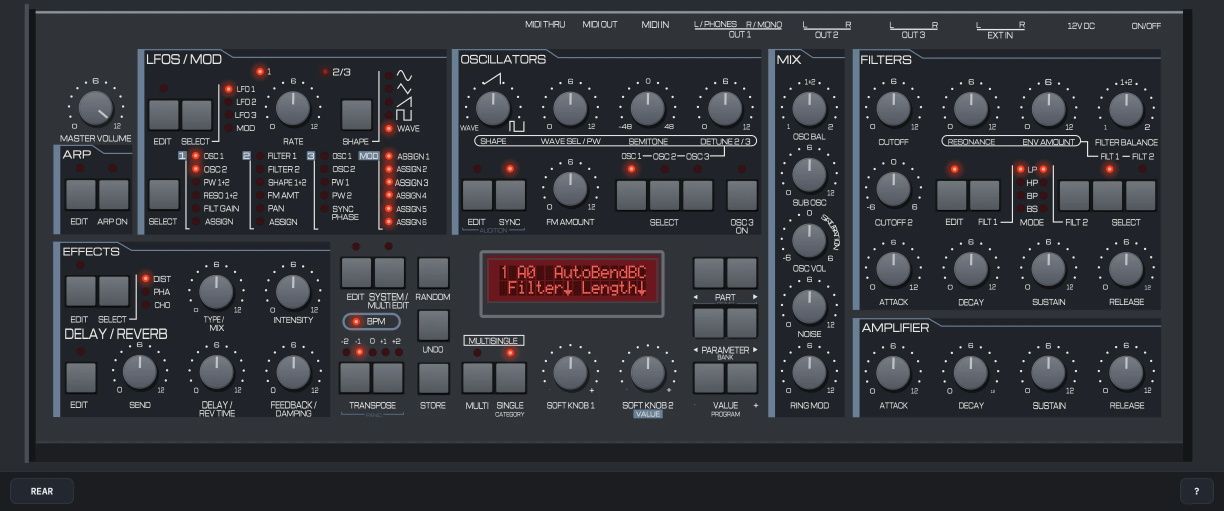
#> input picture website/src/assets/ac-digital-vc/panel.webp, 2448 x 1022 px, given in place of Korg_Synthesizer_MS-20.jpg, which was not available (shown at 1/2 size)
$ python photo_lines.py ../../../../website/src/assets/ac-digital-vc/panel.webp
#> lines starting #> are read from the running program, lines starting #| are printed output that depends on the picture; after the words box and inside, x2 and y2 are one past the last pixel; in counts of white or black regions, pixels touching at a corner belong together
#!/usr/bin/env python3
"""Printed straight lines in the master photo (photo px), for the rectification (docs/panel.md 1).

The panel's section rules, frames and the patch panel's flow lines are long, thin, white, and
either horizontal or vertical in the artwork. They are found with a probabilistic Hough transform
on the print mask, then sampled every 6 px across their length: each sample is the ink-weighted
centre of a perpendicular profile, kept only where the profile shows one clean stroke (so
crossings, legends and arrow heads drop out).

Usage: photo_lines.py OUT_JSON"""
import sys, os
import numpy as np
import cv2

sys.path.insert(0, os.path.dirname(os.path.abspath(__file__)))
import ms20_common as C


def print_mask(g):
    bg = cv2.medianBlur(g.astype(np.uint8), 31).astype(np.float32)
    return ((g - bg) > 70).astype(np.uint8), bg


def sample_line(g, bg, p0, p1, half=9, step=6):
    p0 = np.array(p0, float); p1 = np.array(p1, float)
    L = np.linalg.norm(p1 - p0)
    t = (p1 - p0) / L
    n = np.array([-t[1], t[0]])
    pts = []
    for s in np.arange(4, L - 4, step):
        c = p0 + t * s
        offs = np.arange(-half, half + 0.01, 0.5)
        xs = (c[0] + n[0] * offs).astype(np.float32); ys = (c[1] + n[1] * offs).astype(np.float32)
        v = cv2.remap(g, xs[None, :], ys[None, :], cv2.INTER_LINEAR)[0]
        b = cv2.remap(bg, xs[None, :], ys[None, :], cv2.INTER_LINEAR)[0]
        ink = v - b
        pk = ink.max()
        if pk < 70:
            continue
        on = ink > 0.5 * pk
        # one run only, not touching the window edge
        edges = np.diff(on.astype(int))
        if (edges == 1).sum() + on[0] != 1 or on[0] or on[-1]:
            continue
        i0 = int(np.argmax(on)); i1 = len(on) - int(np.argmax(on[::-1]))
        width = (i1 - i0) * 0.5
        if width < 2 or width > 14:
            continue
        w = np.clip(ink[i0 - 1:i1 + 1], 0, None)
        o = (w * offs[i0 - 1:i1 + 1]).sum() / w.sum()
        pts.append((c[0] + n[0] * o, c[1] + n[1] * o, width))
    return np.array(pts)


def main():
    im = cv2.imread(C.MASTER, cv2.IMREAD_GRAYSCALE).astype(np.float32)
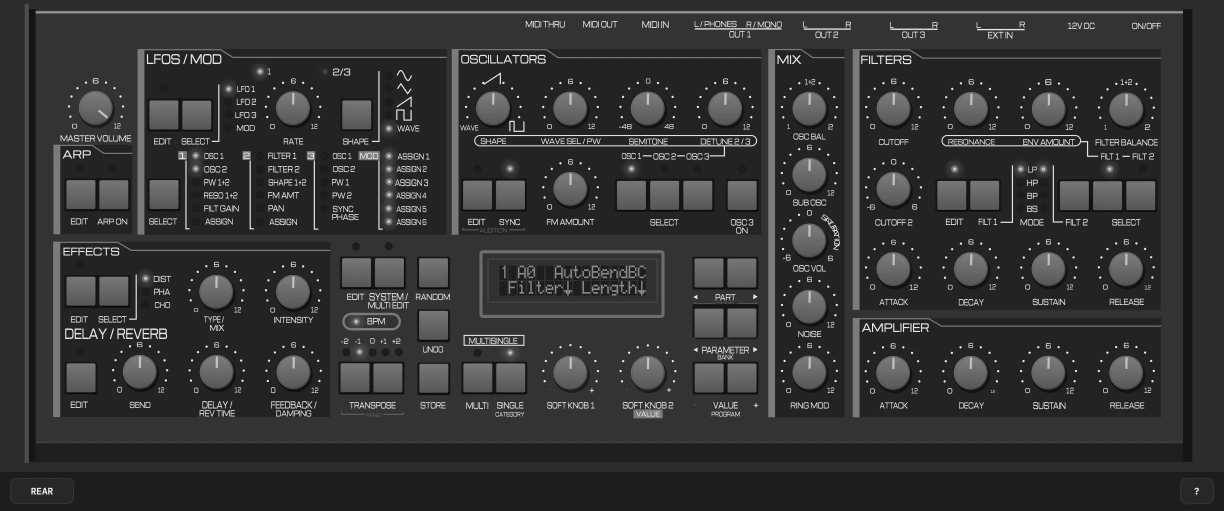
#> im: shape (1022, 2448) float32 (shown at 1/2 size); min 5, max 244, mean 52.5
    m, bg = print_mask(im)
#> in print_mask, `bg = cv2.medianBlur(g.astype(np.uint8), 31).astype(np.float32)`:
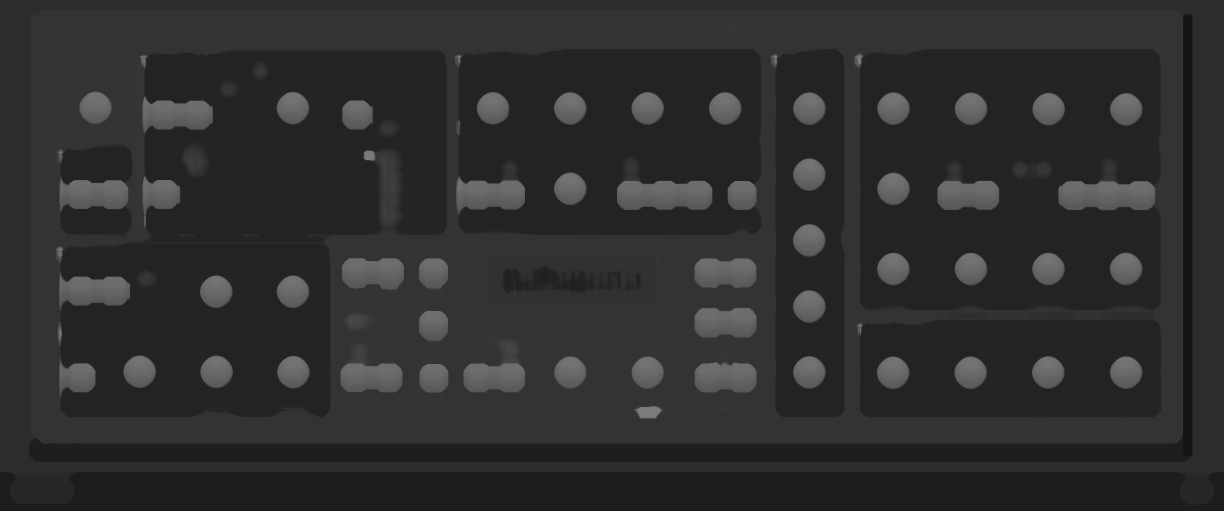
#> bg: shape (1022, 2448) float32 (shown at 1/2 size); min 21, max 124, mean 46
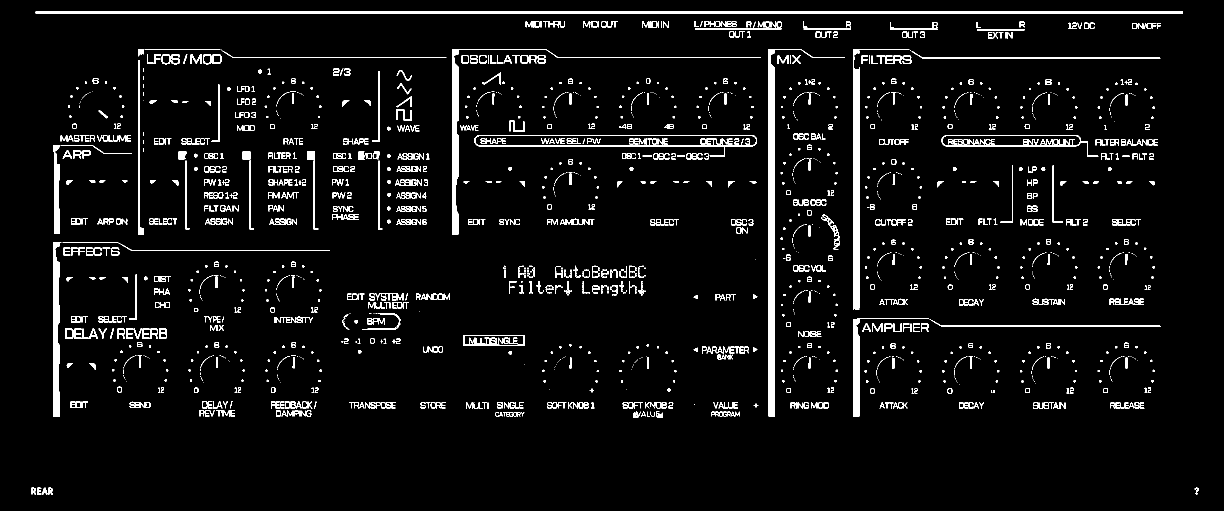
#> m: shape (1022, 2448) (shown at 1/2 size); values 0 (black) and 1 (white), 4.9% white; 1939 white regions (902 under 20 px), largest, box (x1, y1, x2, y2) and area: (1537, 98, 1689, 834) 9643, (71, 22, 2366, 27) 9202, (1706, 99, 1818, 619) 6484
    # thin the search to the panel area (photo px)
    m[:950, :] = 0; m[2760:, :] = 0; m[:, :1150] = 0; m[:, 6650:] = 0
#> after `m[:950, :] = 0`:
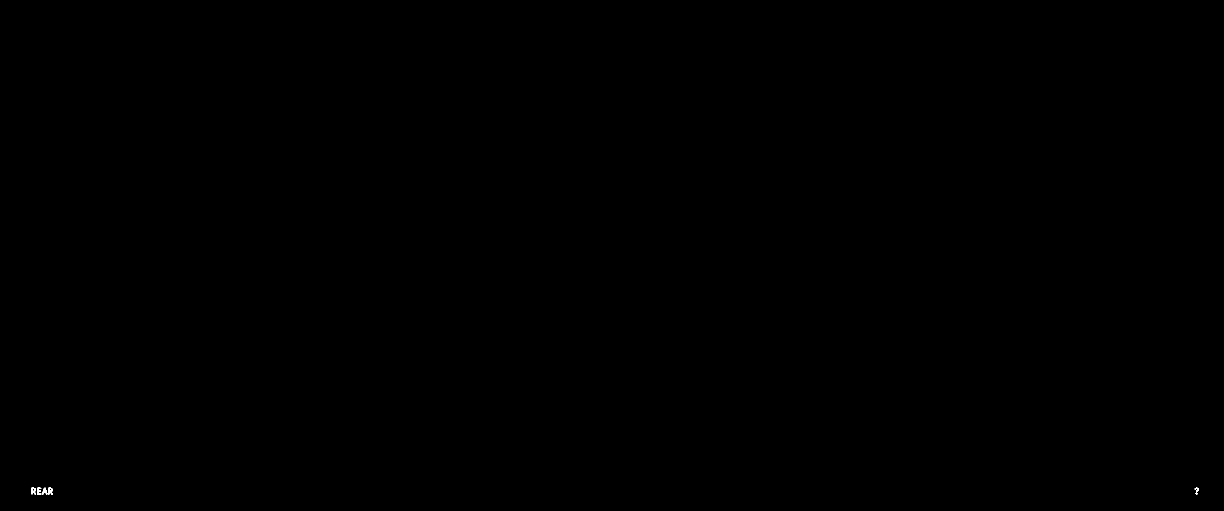
#> m: shape (1022, 2448) (shown at 1/2 size); values 0 (black) and 1 (white), 0.02% white; 6 white regions (1 under 20 px), largest, box (x1, y1, x2, y2) and area: (96, 975, 106, 989) 97, (63, 975, 72, 989) 90, (84, 975, 95, 989) 85, (74, 975, 83, 989) 78, (2389, 975, 2398, 985) 46
#> after `m[:, :1150] = 0`: m: shape (1022, 2448); values 0 (black) and 1 (white), 0% white in thin lines or dots, all inside (x1, y1, x2, y2) = (2389, 975, 2398, 989)
#> (the run stopped early here; a loop or call above may not have finished)
